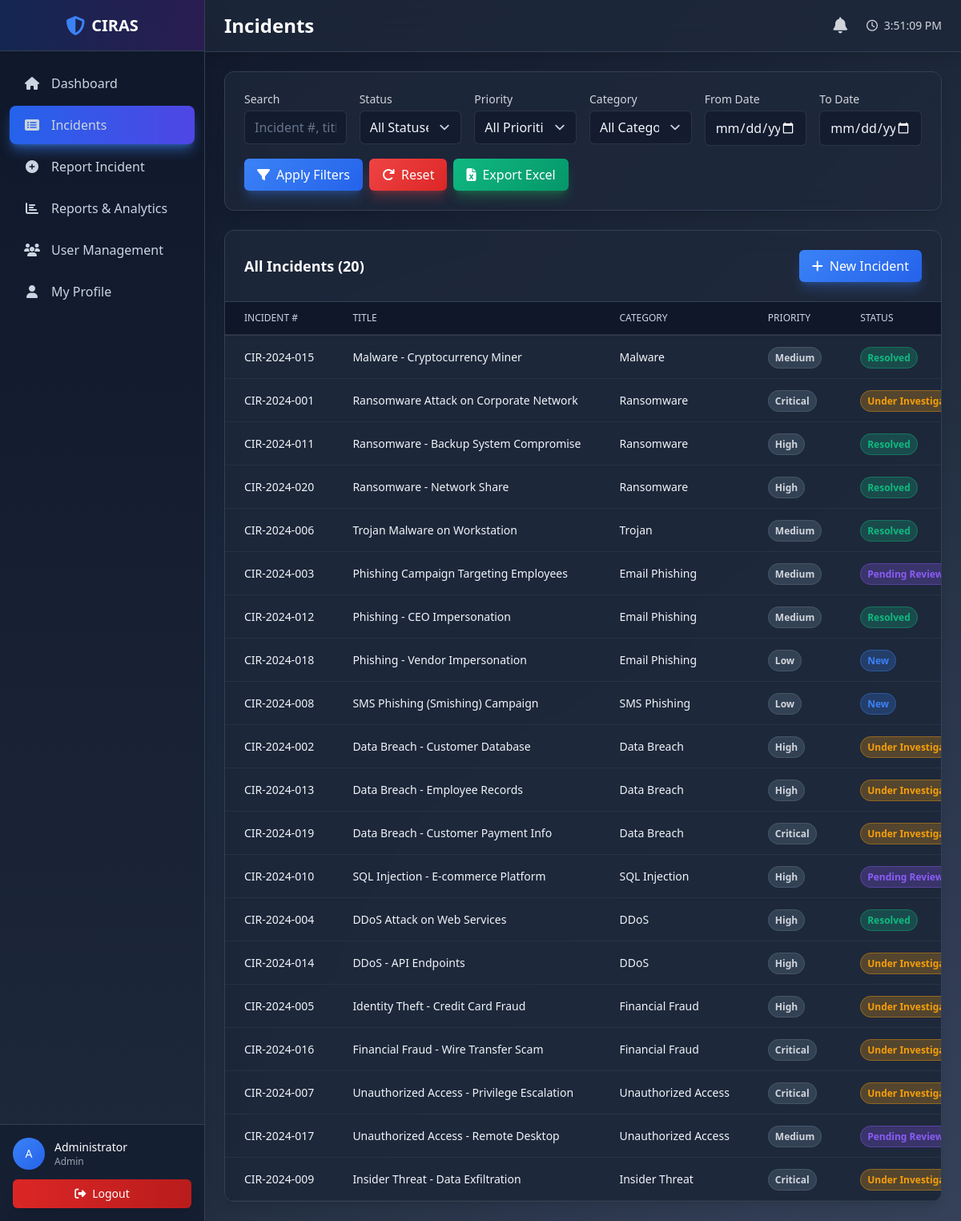
The page /incidents.php (signed in) on the database its author committed.
### tables this page shows
CREATE TABLE IF NOT EXISTS `users` (
  `user_id` int(11) NOT NULL AUTO_INCREMENT,
  `username` varchar(100) NOT NULL,
  `email` varchar(255) NOT NULL,
  `password_hash` varchar(255) NOT NULL,
  `full_name` varchar(255) NOT NULL,
  `badge_number` varchar(50) DEFAULT NULL,
  `phone` varchar(20) DEFAULT NULL,
  `role_id` int(11) NOT NULL,
  `department` varchar(100) DEFAULT NULL,
  `is_active` tinyint(1) NOT NULL DEFAULT 1,
  `last_login` datetime DEFAULT NULL,
  `created_at` timestamp NOT NULL DEFAULT CURRENT_TIMESTAMP,
  `updated_at` timestamp NOT NULL DEFAULT CURRENT_TIMESTAMP ON UPDATE CURRENT_TIMESTAMP,
  PRIMARY KEY (`user_id`),
  UNIQUE KEY `username` (`username`),
  UNIQUE KEY `email` (`email`),
  KEY `role_id` (`role_id`),
  CONSTRAINT `users_ibfk_1` FOREIGN KEY (`role_id`) REFERENCES `user_roles` (`role_id`)
);

CREATE TABLE IF NOT EXISTS `user_roles` (
  `role_id` int(11) NOT NULL AUTO_INCREMENT,
  `role_name` varchar(50) NOT NULL,
  `role_description` text,
  `created_at` timestamp NOT NULL DEFAULT CURRENT_TIMESTAMP,
  PRIMARY KEY (`role_id`),
  UNIQUE KEY `role_name` (`role_name`)
);

CREATE TABLE IF NOT EXISTS `incidents` (
  `incident_id` int(11) NOT NULL AUTO_INCREMENT,
  `incident_number` varchar(50) NOT NULL,
  `title` varchar(255) NOT NULL,
  `description` text NOT NULL,
  `category_id` int(11) NOT NULL,
  `status_id` int(11) NOT NULL DEFAULT 1,
  `priority` enum('Low','Medium','High','Critical') NOT NULL DEFAULT 'Medium',
  `reported_by` int(11) NOT NULL,
  `assigned_to` int(11) DEFAULT NULL,
  `location_id` int(11) DEFAULT NULL,
  `reported_date` datetime NOT NULL,
  `occurred_date` datetime DEFAULT NULL,
  `resolved_date` datetime DEFAULT NULL,
  `estimated_loss` decimal(15,2) DEFAULT NULL,
  `affected_systems` text,
  `attack_vector` varchar(255) DEFAULT NULL,
  `ip_address` varchar(45) DEFAULT NULL,
  `is_confidential` tinyint(1) NOT NULL DEFAULT 0,
  `created_at` timestamp NOT NULL DEFAULT CURRENT_TIMESTAMP,
  `updated_at` timestamp NOT NULL DEFAULT CURRENT_TIMESTAMP ON UPDATE CURRENT_TIMESTAMP,
  PRIMARY KEY (`incident_id`),
  UNIQUE KEY `incident_number` (`incident_number`),
  KEY `category_id` (`category_id`),
  KEY `status_id` (`status_id`),
  KEY `reported_by` (`reported_by`),
  KEY `assigned_to` (`assigned_to`),
  KEY `location_id` (`location_id`),
  CONSTRAINT `incidents_ibfk_1` FOREIGN KEY (`category_id`) REFERENCES `incident_categories` (`category_id`),
  CONSTRAINT `incidents_ibfk_2` FOREIGN KEY (`status_id`) REFERENCES `incident_status` (`status_id`),
  CONSTRAINT `incidents_ibfk_3` FOREIGN KEY (`reported_by`) REFERENCES `users` (`user_id`),
  CONSTRAINT `incidents_ibfk_4` FOREIGN KEY (`assigned_to`) REFERENCES `users` (`user_id`) ON DELETE SET NULL,
  CONSTRAINT `incidents_ibfk_5` FOREIGN KEY (`location_id`) REFERENCES `locations` (`location_id`) ON DELETE SET NULL
);

CREATE TABLE IF NOT EXISTS `incident_categories` (
  `category_id` int(11) NOT NULL AUTO_INCREMENT,
  `category_name` varchar(255) NOT NULL,
  `category_description` text,
  `parent_category_id` int(11) DEFAULT NULL,
  `is_active` tinyint(1) NOT NULL DEFAULT 1,
  `created_at` timestamp NOT NULL DEFAULT CURRENT_TIMESTAMP,
  PRIMARY KEY (`category_id`),
  KEY `parent_category_id` (`parent_category_id`),
  CONSTRAINT `incident_categories_ibfk_1` FOREIGN KEY (`parent_category_id`) REFERENCES `incident_categories` (`category_id`) ON DELETE SET NULL
);

CREATE TABLE IF NOT EXISTS `incident_status` (
  `status_id` int(11) NOT NULL AUTO_INCREMENT,
  `status_name` varchar(50) NOT NULL,
  `status_description` text,
  `status_color` varchar(20) DEFAULT '#6B7280',
  `is_closed` tinyint(1) NOT NULL DEFAULT 0,
  PRIMARY KEY (`status_id`),
  UNIQUE KEY `status_name` (`status_name`)
);

### incidents.php (the view, shortened to what the rows shown need)
<?php
$pageTitle = 'Incidents';
require_once __DIR__ . '/includes/header.php';
require_once __DIR__ . '/includes/sidebar.php';
$where = [];
$params = [];
$whereClause = !empty($where) ? "WHERE " . implode(" AND ", $where) : "";
$sql = "
    SELECT i.*, s.status_name, s.status_color, c.category_name,
           u1.full_name as reported_by_name, u2.full_name as assigned_to_name
    FROM incidents i
    INNER JOIN incident_status s ON i.status_id = s.status_id
    INNER JOIN incident_categories c ON i.category_id = c.category_id
    INNER JOIN users u1 ON i.reported_by = u1.user_id
    LEFT JOIN users u2 ON i.assigned_to = u2.user_id
    $whereClause
    ORDER BY i.created_at DESC
";
$stmt = $pdo->prepare($sql);
$stmt->execute($params);
$incidents = $stmt->fetchAll();
?>
<div class="bg-slate-800/80 backdrop-blur-md rounded-xl shadow-lg overflow-hidden border border-slate-700">
    <div class="overflow-x-auto">
        <table id="incidentsTable" class="min-w-full divide-y divide-slate-700">
            <thead class="bg-slate-900/50">
                <tr>
                    <th class="px-6 py-3 text-left text-xs font-medium text-gray-400 uppercase">Incident #</th>
                    <th class="px-6 py-3 text-left text-xs font-medium text-gray-400 uppercase">Title</th>
                    <th class="px-6 py-3 text-left text-xs font-medium text-gray-400 uppercase">Category</th>
                    <th class="px-6 py-3 text-left text-xs font-medium text-gray-400 uppercase">Priority</th>
                    <th class="px-6 py-3 text-left text-xs font-medium text-gray-400 uppercase">Status</th>
                </tr>
            </thead>
            <tbody class="divide-y divide-slate-700">
                <?php foreach ($incidents as $incident): ?>
                <tr class="hover:bg-slate-700/30 transition-colors">
                    <td class="px-6 py-4 whitespace-nowrap text-sm font-medium text-white">
                        <?php echo htmlspecialchars($incident['incident_number']); ?>
                    </td>
                    <td class="px-6 py-4 text-sm text-gray-200">
                        <div class="max-w-xs truncate"><?php echo htmlspecialchars($incident['title']); ?></div>
                    </td>
                    <td class="px-6 py-4 whitespace-nowrap text-sm text-gray-400">
                        <?php echo htmlspecialchars($incident['category_name']); ?>
                    </td>
                    <td class="px-6 py-4 whitespace-nowrap">
                        <span class="px-2 py-1 text-xs font-semibold rounded-full border border-slate-600 bg-slate-700 text-gray-300">
                            <?php echo htmlspecialchars($incident['priority']); ?>
                        </span>
                    </td>
                    <td class="px-6 py-4 whitespace-nowrap">
                        <?php $statusColor = $incident['status_color']; ?>
                        <span class="px-2 py-1 text-xs font-semibold rounded-full text-white" style="background-color: <?php echo htmlspecialchars($statusColor); ?>40; color: <?php echo htmlspecialchars($statusColor); ?>; border: 1px solid <?php echo htmlspecialchars($statusColor); ?>60;">
                            <?php echo htmlspecialchars($incident['status_name']); ?>
                        </span>
                    </td>
                </tr>
                <?php endforeach; ?>
            </tbody>
        </table>
    </div>
</div>
<?php require_once __DIR__ . '/includes/footer.php'; ?>

### includes/sidebar.php (shortened to what the rows shown need)
<?php
require_once __DIR__ . '/auth.php';
?>
<aside class="fixed left-0 top-0 z-40 h-screen w-64 bg-gradient-to-b from-slate-900 to-slate-800 text-white transition-transform border-r border-slate-700 shadow-2xl" id="sidebar">
    <div class="flex h-full flex-col">
        <div class="border-t border-slate-700 p-4 bg-slate-900/50">
            <div class="flex items-center space-x-3">
                <div class="flex-shrink-0">
                    <div class="h-10 w-10 rounded-full bg-blue-600 flex items-center justify-center">
                        <span class="text-sm font-medium"><?php echo strtoupper(substr($currentUser['full_name'], 0, 1)); ?></span>
                    </div>
                </div>
                <div class="flex-1 min-w-0">
                    <p class="text-sm font-medium truncate"><?php echo htmlspecialchars($currentUser['full_name']); ?></p>
                    <p class="text-xs text-gray-400 truncate"><?php echo htmlspecialchars($currentUser['role_name']); ?></p>
                </div>
            </div>
        </div>
    </div>
</aside>
<div class="lg:ml-64">
    <header class="sticky top-0 z-30 bg-slate-800/80 backdrop-blur-lg border-b border-slate-700 shadow-lg">
        <div class="flex h-16 items-center justify-between px-4 lg:px-6">
            <div class="flex items-center space-x-4">
                <h1 class="text-2xl font-bold text-white"><?php echo isset($pageTitle) ? $pageTitle : 'Dashboard'; ?></h1>
            </div>
        </div>
    </header>
    <main class="p-4 lg:p-6 pb-20">

### rows shown on the page
users: full_name "A", full_name "Administrator", role.role_name "Admin"
incidents: incident_number "CIR-2024-015", title "Malware - Cryptocurrency Miner", category.category_name "Malware", priority "Medium", status.status_name "Resolved"
incidents: incident_number "CIR-2024-001", title "Ransomware Attack on Corporate Network", category.category_name "Ransomware", priority "Critical", status.status_name "Under…"
incidents: incident_number "CIR-2024-011", title "Ransomware - Backup System Compromise", category.category_name "Ransomware", priority "High", status.status_name "Resolved"
incidents: incident_number "CIR-2024-020", title "Ransomware - Network Share", category.category_name "Ransomware", priority "High", status.status_name "Resolved"
incidents: incident_number "CIR-2024-006", title "Trojan Malware on Workstation", category.category_name "Trojan", priority "Medium", status.status_name "Resolved"
incidents: incident_number "CIR-2024-003", title "Phishing Campaign Targeting Employees", category.category_name "Email Phishing", priority "Medium", status.status_name "Pending…"
incidents: incident_number "CIR-2024-012", title "Phishing - CEO Impersonation", category.category_name "Email Phishing", priority "Medium", status.status_name "Resolved"
incidents: incident_number "CIR-2024-018", title "Phishing - Vendor Impersonation", category.category_name "Email Phishing", priority "Low", status.status_name "New"
incidents: incident_number "CIR-2024-008", title "SMS Phishing (Smishing) Campaign", category.category_name "SMS Phishing", priority "Low", status.status_name "New"
incidents: incident_number "CIR-2024-002", title "Data Breach - Customer Database", category.category_name "Data Breach", priority "High", status.status_name "Under…"
incidents: incident_number "CIR-2024-013", title "Data Breach - Employee Records", category.category_name "Data Breach", priority "High", status.status_name "Under…"
incidents: incident_number "CIR-2024-019", title "Data Breach - Customer Payment Info", category.category_name "Data Breach", priority "Critical", status.status_name "Under…"
incidents: incident_number "CIR-2024-010", title "SQL Injection - E-commerce Platform", category.category_name "SQL Injection", priority "High", status.status_name "Pending…"
incidents: incident_number "CIR-2024-004", title "DDoS Attack on Web Services", category.category_name "DDoS", priority "High", status.status_name "Resolved"
incidents: incident_number "CIR-2024-014", title "DDoS - API Endpoints", category.category_name "DDoS", priority "High", status.status_name "Under…"
incidents: incident_number "CIR-2024-005", title "Identity Theft - Credit Card Fraud", category.category_name "Financial Fraud", priority "High", status.status_name "Under…"
incidents: incident_number "CIR-2024-016", title "Financial Fraud - Wire Transfer Scam", category.category_name "Financial Fraud", priority "Critical", status.status_name "Under…"
incidents: incident_number "CIR-2024-007", title "Unauthorized Access - Privilege Escalation", category.category_name "Unauthorized Access", priority "Critical", status.status_name "Under…"
incidents: incident_number "CIR-2024-017", title "Unauthorized Access - Remote Desktop", category.category_name "Unauthorized Access", priority "Medium", status.status_name "Pending…"
incidents: incident_number "CIR-2024-009", title "Insider Threat - Data Exfiltration", category.category_name "Insider Threat", priority "Critical", status.status_name "Under…"

### other values the page prints
$pageTitle "Incidents"
count($incidents) "20"
